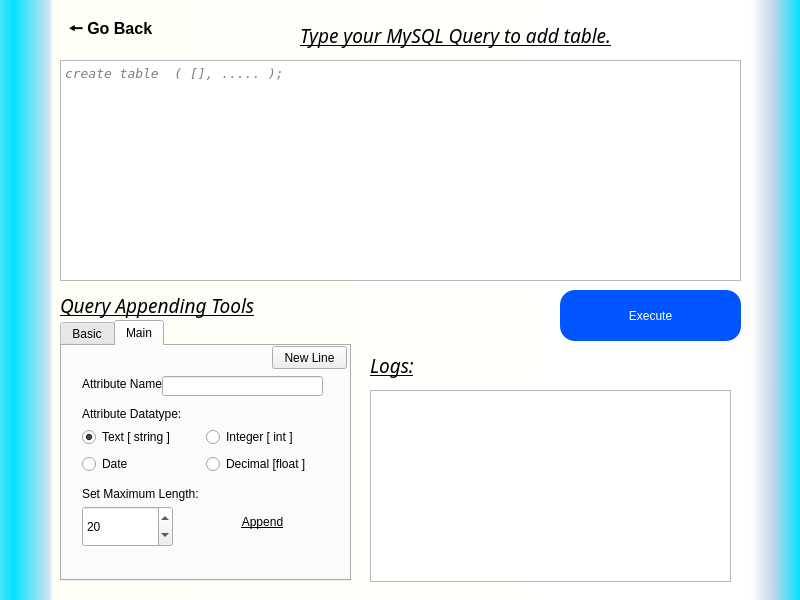
<?xml version="1.0" encoding="UTF-8"?>
<ui version="4.0">
 <class>add_TB_window</class>
 <widget class="QDialog" name="add_TB_window">
  <property name="geometry">
   <rect>
    <x>0</x>
    <y>0</y>
    <width>800</width>
    <height>600</height>
   </rect>
  </property>
  <property name="sizePolicy">
   <sizepolicy hsizetype="Fixed" vsizetype="Preferred">
    <horstretch>0</horstretch>
    <verstretch>0</verstretch>
   </sizepolicy>
  </property>
  <property name="windowTitle">
   <string>Add Table</string>
  </property>
  <property name="windowIcon">
   <iconset>
    <normaloff>icon.png</normaloff>icon.png</iconset>
  </property>
  <property name="styleSheet">
   <string notr="true">LoginPg:QDialog{background-color: qconicalgradient(cx:0.258528, cy:0.847, angle:20, stop:0 rgba(123, 230, 239, 255), stop:1 rgba(255, 255, 255, 255))}</string>
  </property>
  <widget class="QWidget" name="add_TB_main" native="true">
   <property name="enabled">
    <bool>true</bool>
   </property>
   <property name="geometry">
    <rect>
     <x>0</x>
     <y>0</y>
     <width>800</width>
     <height>600</height>
    </rect>
   </property>
   <property name="styleSheet">
    <string notr="true">QWidget#add_TB_main{
background-color:qlineargradient(spread:reflect, x1:1, y1:0.472, x2:0.017, y2:0.472, stop:0 rgba(0, 227, 255, 255), stop:0.0340909 rgba(192, 214, 234, 255), stop:0.0625 rgba(255, 255, 255, 255), stop:0.948864 rgba(255, 255, 247, 255), stop:0.954545 rgba(209, 227, 239, 255), stop:1 rgba(0, 227, 255, 255));}
</string>
   </property>
   <widget class="QLabel" name="Error">
    <property name="geometry">
     <rect>
      <x>220</x>
      <y>540</y>
      <width>561</width>
      <height>41</height>
     </rect>
    </property>
    <property name="styleSheet">
     <string notr="true">color: rgb(255, 0, 0);</string>
    </property>
    <property name="text">
     <string>.</string>
    </property>
   </widget>
   <widget class="QTextEdit" name="Querybox">
    <property name="geometry">
     <rect>
      <x>60</x>
      <y>60</y>
      <width>681</width>
      <height>221</height>
     </rect>
    </property>
    <property name="font">
     <font>
      <family>DejaVu Sans Mono</family>
      <pointsize>10</pointsize>
      <italic>true</italic>
     </font>
    </property>
    <property name="cursor" stdset="0">
     <cursorShape>IBeamCursor</cursorShape>
    </property>
    <property name="mouseTracking">
     <bool>true</bool>
    </property>
    <property name="focusPolicy">
     <enum>Qt::WheelFocus</enum>
    </property>
    <property name="html">
     <string>&lt;!DOCTYPE HTML PUBLIC &quot;-//W3C//DTD HTML 4.0//EN&quot; &quot;http://www.w3.org/TR/REC-html40/strict.dtd&quot;&gt;
&lt;html&gt;&lt;head&gt;&lt;meta name=&quot;qrichtext&quot; content=&quot;1&quot; /&gt;&lt;meta charset=&quot;utf-8&quot; /&gt;&lt;style type=&quot;text/css&quot;&gt;
p, li { white-space: pre-wrap; }
hr { height: 1px; border-width: 0; }
li.unchecked::marker { content: &quot;\2610&quot;; }
li.checked::marker { content: &quot;\2612&quot;; }
&lt;/style&gt;&lt;/head&gt;&lt;body style=&quot; font-family:'DejaVu Sans Mono'; font-size:10pt; font-weight:400; font-style:italic;&quot;&gt;
&lt;p style=&quot;-qt-paragraph-type:empty; margin-top:0px; margin-bottom:0px; margin-left:0px; margin-right:0px; -qt-block-indent:0; text-indent:0px;&quot;&gt;&lt;br /&gt;&lt;/p&gt;&lt;/body&gt;&lt;/html&gt;</string>
    </property>
    <property name="placeholderText">
     <string>create table &lt;table_name&gt; (&lt;column_name1&gt; &lt;datatype&gt;[&lt;size&gt;], ..... );</string>
    </property>
   </widget>
   <widget class="QLabel" name="label">
    <property name="geometry">
     <rect>
      <x>300</x>
      <y>20</y>
      <width>461</width>
      <height>31</height>
     </rect>
    </property>
    <property name="font">
     <font>
      <family>Segoe UI Semibold</family>
      <pointsize>14</pointsize>
      <italic>true</italic>
      <bold>false</bold>
      <underline>true</underline>
     </font>
    </property>
    <property name="styleSheet">
     <string notr="true">font: 63 italic 14pt &quot;Segoe UI Semibold&quot;;
text-decoration: underline;</string>
    </property>
    <property name="text">
     <string>Type your MySQL Query to add table.</string>
    </property>
   </widget>
   <widget class="QTabWidget" name="tabWidget">
    <property name="enabled">
     <bool>true</bool>
    </property>
    <property name="geometry">
     <rect>
      <x>60</x>
      <y>320</y>
      <width>291</width>
      <height>261</height>
     </rect>
    </property>
    <property name="currentIndex">
     <number>1</number>
    </property>
    <widget class="QWidget" name="basic">
     <attribute name="title">
      <string>Basic</string>
     </attribute>
     <widget class="QLabel" name="label_3">
      <property name="geometry">
       <rect>
        <x>20</x>
        <y>60</y>
        <width>61</width>
        <height>16</height>
       </rect>
      </property>
      <property name="text">
       <string>Table Name:</string>
      </property>
     </widget>
     <widget class="QLineEdit" name="TB_namebox">
      <property name="geometry">
       <rect>
        <x>20</x>
        <y>90</y>
        <width>241</width>
        <height>21</height>
       </rect>
      </property>
     </widget>
     <widget class="QPushButton" name="basic_newline">
      <property name="geometry">
       <rect>
        <x>210</x>
        <y>0</y>
        <width>75</width>
        <height>23</height>
       </rect>
      </property>
      <property name="text">
       <string>New Line</string>
      </property>
     </widget>
     <widget class="QPushButton" name="basic_appenDOR">
      <property name="geometry">
       <rect>
        <x>180</x>
        <y>120</y>
        <width>81</width>
        <height>31</height>
       </rect>
      </property>
      <property name="styleSheet">
       <string notr="true">font: 11pt &quot;MS Shell Dlg 2&quot;;

text-decoration: underline;</string>
      </property>
      <property name="text">
       <string>Append</string>
      </property>
      <property name="flat">
       <bool>true</bool>
      </property>
     </widget>
    </widget>
    <widget class="QWidget" name="main">
     <property name="enabled">
      <bool>true</bool>
     </property>
     <attribute name="title">
      <string>Main</string>
     </attribute>
     <widget class="QPushButton" name="main_newline">
      <property name="geometry">
       <rect>
        <x>210</x>
        <y>0</y>
        <width>75</width>
        <height>23</height>
       </rect>
      </property>
      <property name="text">
       <string>New Line</string>
      </property>
     </widget>
     <widget class="QLineEdit" name="Attrib_txtbox">
      <property name="geometry">
       <rect>
        <x>100</x>
        <y>30</y>
        <width>161</width>
        <height>20</height>
       </rect>
      </property>
      <property name="maxLength">
       <number>127</number>
      </property>
     </widget>
     <widget class="QLabel" name="label_5">
      <property name="geometry">
       <rect>
        <x>20</x>
        <y>30</y>
        <width>81</width>
        <height>16</height>
       </rect>
      </property>
      <property name="text">
       <string>Attribute Name:</string>
      </property>
     </widget>
     <widget class="QLabel" name="label_6">
      <property name="geometry">
       <rect>
        <x>20</x>
        <y>60</y>
        <width>101</width>
        <height>16</height>
       </rect>
      </property>
      <property name="text">
       <string>Attribute Datatype:</string>
      </property>
     </widget>
     <widget class="QSpinBox" name="len_spinBox">
      <property name="geometry">
       <rect>
        <x>20</x>
        <y>160</y>
        <width>91</width>
        <height>41</height>
       </rect>
      </property>
      <property name="minimum">
       <number>1</number>
      </property>
      <property name="maximum">
       <number>8191</number>
      </property>
      <property name="value">
       <number>20</number>
      </property>
     </widget>
     <widget class="QWidget" name="gridLayoutWidget">
      <property name="geometry">
       <rect>
        <x>20</x>
        <y>80</y>
        <width>241</width>
        <height>51</height>
       </rect>
      </property>
      <layout class="QGridLayout" name="gridLayout">
       <item row="1" column="0">
        <widget class="QRadioButton" name="date_btn">
         <property name="text">
          <string>Date</string>
         </property>
        </widget>
       </item>
       <item row="0" column="0">
        <widget class="QRadioButton" name="str_btn">
         <property name="text">
          <string>Text [ string ]</string>
         </property>
         <property name="checked">
          <bool>true</bool>
         </property>
        </widget>
       </item>
       <item row="0" column="1">
        <widget class="QRadioButton" name="int_btn">
         <property name="text">
          <string>Integer [ int ]</string>
         </property>
        </widget>
       </item>
       <item row="1" column="1">
        <widget class="QRadioButton" name="float_btn">
         <property name="text">
          <string>Decimal [float ]</string>
         </property>
        </widget>
       </item>
      </layout>
     </widget>
     <widget class="QLabel" name="label_7">
      <property name="geometry">
       <rect>
        <x>20</x>
        <y>140</y>
        <width>121</width>
        <height>16</height>
       </rect>
      </property>
      <property name="text">
       <string>Set Maximum Length:</string>
      </property>
     </widget>
     <widget class="QPushButton" name="main_appenDOR">
      <property name="geometry">
       <rect>
        <x>130</x>
        <y>140</y>
        <width>141</width>
        <height>71</height>
       </rect>
      </property>
      <property name="styleSheet">
       <string notr="true">font: 18pt &quot;MS Shell Dlg 2&quot;;

text-decoration: underline;</string>
      </property>
      <property name="text">
       <string>Append</string>
      </property>
      <property name="flat">
       <bool>true</bool>
      </property>
     </widget>
    </widget>
   </widget>
   <widget class="QPushButton" name="execuTOR">
    <property name="geometry">
     <rect>
      <x>560</x>
      <y>290</y>
      <width>181</width>
      <height>51</height>
     </rect>
    </property>
    <property name="styleSheet">
     <string notr="true">background-color: rgb(0, 85, 255);
color: rgb(255, 255, 255);
font: 63 italic 16pt &quot;Segoe UI Semibold&quot;;
border-radius:15px</string>
    </property>
    <property name="text">
     <string>Execute</string>
    </property>
    <property name="shortcut">
     <string>Ctrl+Return</string>
    </property>
    <property name="checkable">
     <bool>false</bool>
    </property>
   </widget>
   <widget class="QLabel" name="label_2">
    <property name="geometry">
     <rect>
      <x>60</x>
      <y>290</y>
      <width>231</width>
      <height>31</height>
     </rect>
    </property>
    <property name="font">
     <font>
      <family>Segoe UI Semibold</family>
      <pointsize>14</pointsize>
      <italic>true</italic>
      <bold>false</bold>
      <underline>true</underline>
     </font>
    </property>
    <property name="styleSheet">
     <string notr="true">font: 63 italic 14pt &quot;Segoe UI Semibold&quot;;
text-decoration: underline;</string>
    </property>
    <property name="text">
     <string>Query Appending Tools</string>
    </property>
   </widget>
   <widget class="QLabel" name="label_4">
    <property name="geometry">
     <rect>
      <x>370</x>
      <y>350</y>
      <width>81</width>
      <height>31</height>
     </rect>
    </property>
    <property name="font">
     <font>
      <family>Segoe UI Semibold</family>
      <pointsize>14</pointsize>
      <italic>true</italic>
      <bold>false</bold>
      <underline>true</underline>
     </font>
    </property>
    <property name="styleSheet">
     <string notr="true">font: 63 italic 14pt &quot;Segoe UI Semibold&quot;;
text-decoration: underline;</string>
    </property>
    <property name="text">
     <string>Logs:</string>
    </property>
   </widget>
   <widget class="QListWidget" name="log_box">
    <property name="geometry">
     <rect>
      <x>370</x>
      <y>390</y>
      <width>361</width>
      <height>192</height>
     </rect>
    </property>
    <property name="selectionMode">
     <enum>QAbstractItemView::NoSelection</enum>
    </property>
   </widget>
   <widget class="QPushButton" name="back_btn">
    <property name="geometry">
     <rect>
      <x>60</x>
      <y>10</y>
      <width>101</width>
      <height>41</height>
     </rect>
    </property>
    <property name="font">
     <font>
      <pointsize>12</pointsize>
      <bold>true</bold>
     </font>
    </property>
    <property name="text">
     <string>🠔 Go Back</string>
    </property>
    <property name="flat">
     <bool>true</bool>
    </property>
   </widget>
  </widget>
 </widget>
 <resources/>
 <connections/>
</ui>
